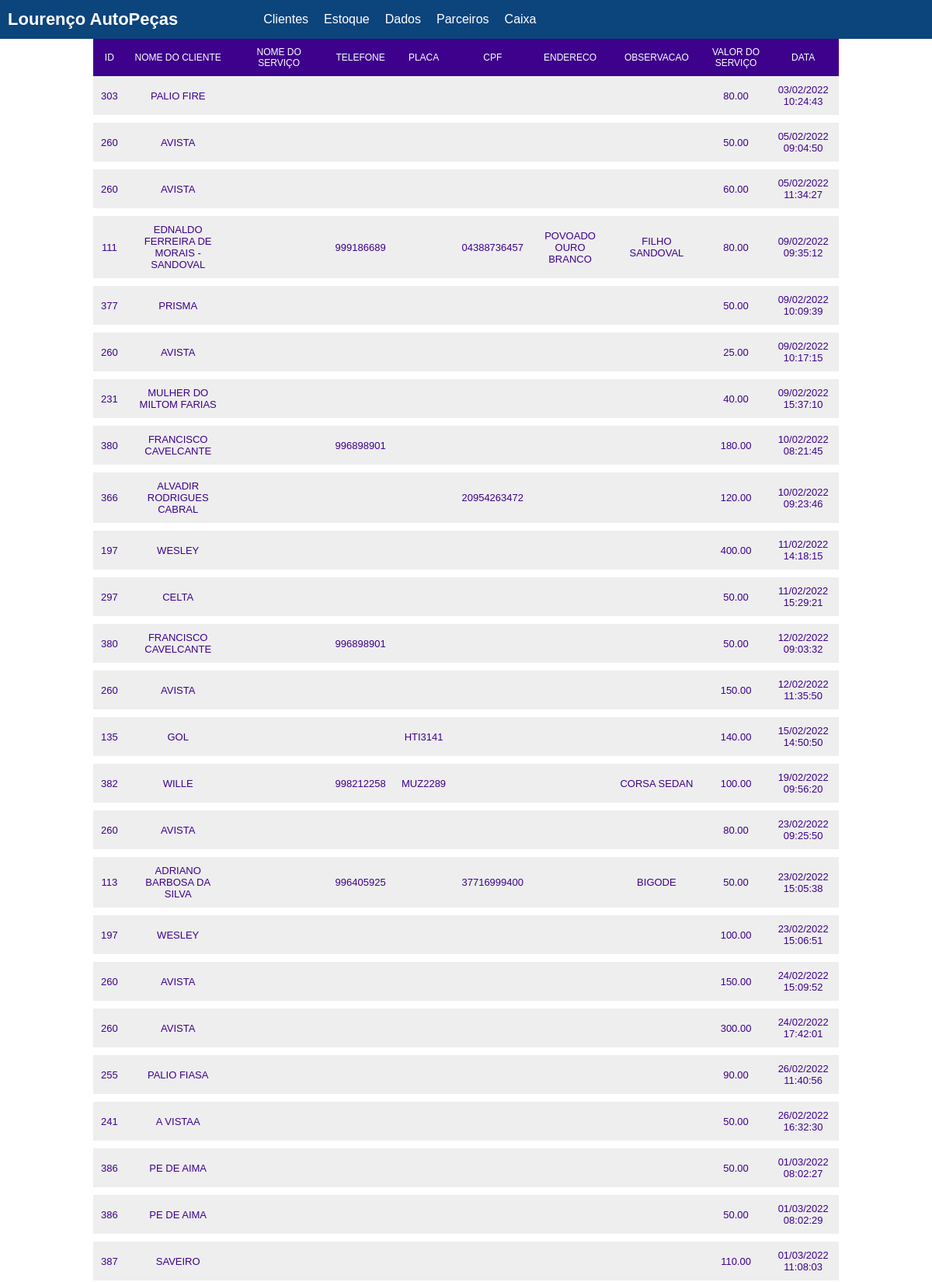
Page /servicos (signed in, upper part) on the committed database.
### tables this page shows
CREATE TABLE `mao_de_obra` (
  `id` int(11) NOT NULL,
  `id_cliente` int(11) NOT NULL,
  `id_nota` int(11) NOT NULL,
  `nome_cliente` varchar(200) NOT NULL,
  `valor_servico` decimal(15,2) NOT NULL,
  `nome_servico` varchar(200) NOT NULL,
  `data` datetime NOT NULL,
  `nome_carro` varchar(200) NOT NULL,
  `placa` varchar(200) NOT NULL,
  `telefone` varchar(200) NOT NULL
);

CREATE TABLE `clientes` (
  `id` int(11) NOT NULL,
  `nome` varchar(200) NOT NULL,
  `telefone` varchar(200) NOT NULL,
  `cpf` varchar(200) NOT NULL,
  `endereco` varchar(300) NOT NULL,
  `placa` varchar(100) NOT NULL,
  `observacao` varchar(300) NOT NULL
);

### base/controle.php (called while the page is built, shortened)
<?php
class controle{
    public function carregarModelo($visualNome, $visualDados = array()) {
        require 'visual/modelo.php';
    }
    public function carregarVisualNoModelo($visualNome, $visualDados = array()) {
        extract($visualDados);
        require 'visual/'.$visualNome.'.php';
    }
}

### controles/servicosControle.php (called while the page is built, shortened)
<?php
class servicosControle extends controle {
    public function inicial() {
        if (isset($_SESSION['entrar']) && !empty($_SESSION['entrar'])) {
                  $contas = new Servicos();
                  $clientes = new Clientes();
                  $contas->exibirContas();
                  $lst_contas = $contas->exibirContas();
                  $listar_servicos = $clientes->selecionarServico();
        } else {
            session_destroy();
            header("Location: " . URL_BASE . "entrar");
        }
        $dados = array(
            'lista_contas' => @$lst_contas,
            'pesquisa1' => @$pesquisa1,
             'listar_servicos' => $listar_servicos
        );
        $this->carregarModelo('servicos', $dados);
    }
}

### base/Base.php (called while the page is built, shortened)
<?php
class  Base{
    public function rodar() {
        $url = '/';
        if(isset($_GET['url'])){
            $url .= $_GET['url'];
        }
        $parametros = array();
        if(!empty($url) && $url != '/'){
            $url = explode('/', $url);
            array_shift($url);
           array_shift($url);
           if(isset($url[0]) && !empty($url[0])){
               $atualAcao = $url[0];
              array_shift($url);
           } else{
               $atualAcao = 'inicial';
           }
        } else{
            $atualControle = 'inicioControle';
            $atualAcao = 'inicial';
        }
      $controle = new $atualControle();
       call_user_func_array(array($controle, $atualAcao), $parametros);
    }
}

### index.php (called while the page is built, shortened)
<?php
$base = new Base();
$base->rodar();

### modelos/modelo.php (called while the page is built, shortened)
<?php
class Modelo{
    public function __construct() {
        global $banco;
        $this->banco = $banco;
    }
}

### modelos/Clientes.php (called while the page is built, shortened)
<?php
class clientes extends modelo
{
    public function selecionarServico()
    {
        $sql = "SELECT clientes.nome, clientes.telefone, clientes.id, clientes.placa, clientes.cpf,"
            . " clientes.endereco, mao_de_obra.valor_servico, mao_de_obra.nome_servico, mao_de_obra.data, clientes.observacao   FROM clientes"
            . "  INNER JOIN mao_de_obra ON mao_de_obra.id_cliente  = clientes.id ORDER BY mao_de_obra.nome_servico ASC";
        $sql = $this->banco->query($sql);
        if ($sql->rowCount() > 0) {
            $sql = $sql->fetchAll();
            $dados = $sql;
            return $dados;
        }
    }
}

### visual/servicos.php (the view, shortened to what this page needs)
<br>
<br>
<div class="lista_financa">
    <table width="100%" border="0" cellspacing="0">
        <thead>
            <tr >
                <th>ID</th>
                <th>Nome do cliente</th>
                <th>Nome do serviço</th>
                <th>telefone</th>
                <th>Placa</th>
                <th>cpf</th>
                <th>endereco</th>
                <th>observacao</th>
                <th>Valor do Serviço</th>
                <th>Data</th>
            </tr>
            <?php
            if ($lista_contas != array()) {
                foreach ($listar_servicos as $ls_servicos):
                    ?>
                <tbody>
                    <tr  align=center>
                        <td> <?php echo $ls_servicos['id']; ?> </td>
                        <td> <?php echo $ls_servicos['nome']; ?> </td>
                        <td> <?php echo $ls_servicos['nome_servico']; ?> </td>
                        <td> <?php echo $ls_servicos['telefone']; ?> </td>
                        <td> <?php echo $ls_servicos['placa']; ?> </td>
                        <td> <?php echo $ls_servicos['cpf']; ?> </td>
                        <td> <?php echo $ls_servicos['endereco']; ?> </td>
                        <td> <?php echo $ls_servicos['observacao']; ?> </td>
                        <td> <?php echo $ls_servicos['valor_servico']; ?> </td>
                        <td> <?php echo date("d/m/Y H:i:s", strtotime($ls_servicos['data']));  ?>
                    </tr>
                </tbody>
    <?php endforeach;
} ?>
    </table>
</div>

### midias/css/estilo.css (style rules this page uses)
body { overflow-x: hidden; }
* { font-family: arial; margin: 0; padding: 0; }
table { border-collapse: collapse; }
.lista_financa { width: 960px; margin: 0 auto; margin-bottom: 20px; }
.lista_financa tr { text-transform: uppercase; }
.lista_financa th { margin-bottom: 10px; text-transform: uppercase; font-weight: normal; font-size: 12px; background-color: #3d018c; color: #fff; padding: 10px; }
.lista_financa td { color: #3D018C; font-size: 13px; padding: 10px; background-color: #eee; border-bottom: 10px solid #fff; }

### rows in the picture
mao_de_obra: id_cliente "303", id_cliente.nome "PALIO FIRE", valor_servico "80.00", data "03/02/2022 10:24:43"
mao_de_obra: id_cliente "260", id_cliente.nome "AVISTA", valor_servico "50.00", data "05/02/2022 09:04:50"
mao_de_obra: id_cliente "260", id_cliente.nome "AVISTA", valor_servico "60.00", data "05/02/2022 11:34:27"
mao_de_obra: id_cliente "111", id_cliente.nome "EDNALDO FERREIRA DE MORAIS - SANDOVAL", id_cliente.telefone "999186689", id_cliente.cpf "04388736457", id_cliente.endereco "POVOADO OURO BRANCO", id_cliente.observacao "FILHO SANDOVAL", valor_servico "80.00", data "09/02/2022 09:35:12"
mao_de_obra: id_cliente "377", id_cliente.nome "PRISMA", valor_servico "50.00", data "09/02/2022 10:09:39"
mao_de_obra: id_cliente "260", id_cliente.nome "AVISTA", valor_servico "25.00", data "09/02/2022 10:17:15"
mao_de_obra: id_cliente "231", id_cliente.nome "MULHER DO MILTOM FARIAS", valor_servico "40.00", data "09/02/2022 15:37:10"
mao_de_obra: id_cliente "380", id_cliente.nome "FRANCISCO CAVELCANTE", id_cliente.telefone "996898901", valor_servico "180.00", data "10/02/2022 08:21:45"
mao_de_obra: id_cliente "366", id_cliente.nome "ALVADIR RODRIGUES CABRAL", id_cliente.cpf "20954263472", valor_servico "120.00", data "10/02/2022 09:23:46"
mao_de_obra: id_cliente "197", id_cliente.nome "WESLEY", valor_servico "400.00", data "11/02/2022 14:18:15"
mao_de_obra: id_cliente "297", id_cliente.nome "CELTA", valor_servico "50.00", data "11/02/2022 15:29:21"
mao_de_obra: id_cliente "380", id_cliente.nome "FRANCISCO CAVELCANTE", id_cliente.telefone "996898901", valor_servico "50.00", data "12/02/2022 09:03:32"
mao_de_obra: id_cliente "260", id_cliente.nome "AVISTA", valor_servico "150.00", data "12/02/2022 11:35:50"
mao_de_obra: id_cliente "135", id_cliente.nome "GOL", id_cliente.placa "HTI3141", valor_servico "140.00", data "15/02/2022 14:50:50"
mao_de_obra: id_cliente "382", id_cliente.nome "WILLE", id_cliente.telefone "998212258", id_cliente.placa "MUZ2289", id_cliente.observacao "CORSA SEDAN", valor_servico "100.00", data "19/02/2022 09:56:20"
mao_de_obra: id_cliente "260", id_cliente.nome "AVISTA", valor_servico "80.00", data "23/02/2022 09:25:50"
mao_de_obra: id_cliente "113", id_cliente.nome "ADRIANO BARBOSA DA SILVA", id_cliente.telefone "996405925", id_cliente.cpf "37716999400", id_cliente.observacao "BIGODE", valor_servico "50.00", data "23/02/2022 15:05:38"
mao_de_obra: id_cliente "197", id_cliente.nome "WESLEY", valor_servico "100.00", data "23/02/2022 15:06:51"
mao_de_obra: id_cliente "260", id_cliente.nome "AVISTA", valor_servico "150.00", data "24/02/2022 15:09:52"
mao_de_obra: id_cliente "260", id_cliente.nome "AVISTA", valor_servico "300.00", data "24/02/2022 17:42:01"
mao_de_obra: id_cliente "255", id_cliente.nome "PALIO FIASA", valor_servico "90.00", data "26/02/2022 11:40:56"
mao_de_obra: id_cliente "241", id_cliente.nome "A VISTAA", valor_servico "50.00", data "26/02/2022 16:32:30"
mao_de_obra: id_cliente "386", id_cliente.nome "PE DE AIMA", valor_servico "50.00", data "01/03/2022 08:02:27"
mao_de_obra: id_cliente "386", id_cliente.nome "PE DE AIMA", valor_servico "50.00", data "01/03/2022 08:02:29"
mao_de_obra: id_cliente "387", id_cliente.nome "SAVEIRO", valor_servico "110.00", data "01/03/2022 11:08:03"
